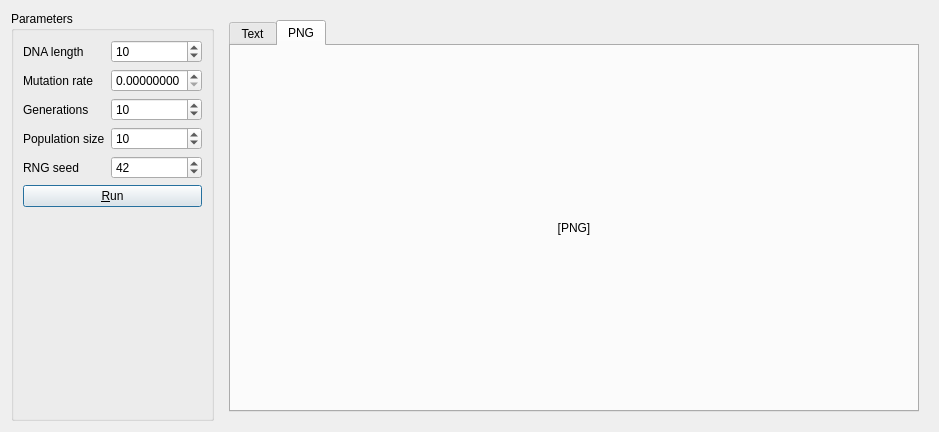
<?xml version="1.0" encoding="UTF-8"?>
<ui version="4.0">
 <class>QtFisherWrighterMainDialog</class>
 <widget class="QDialog" name="QtFisherWrighterMainDialog">
  <property name="geometry">
   <rect>
    <x>0</x>
    <y>0</y>
    <width>939</width>
    <height>432</height>
   </rect>
  </property>
  <property name="windowTitle">
   <string>FisherWrighter</string>
  </property>
  <layout class="QHBoxLayout" name="horizontalLayout_6">
   <item>
    <widget class="QGroupBox" name="box_parameters">
     <property name="sizePolicy">
      <sizepolicy hsizetype="Maximum" vsizetype="Preferred">
       <horstretch>0</horstretch>
       <verstretch>0</verstretch>
      </sizepolicy>
     </property>
     <property name="title">
      <string>Parameters</string>
     </property>
     <layout class="QFormLayout" name="formLayout">
      <item row="0" column="0">
       <widget class="QLabel" name="label_dna_length">
        <property name="text">
         <string>DNA length</string>
        </property>
       </widget>
      </item>
      <item row="0" column="1">
       <widget class="QSpinBox" name="box_dna_length">
        <property name="maximum">
         <number>1000000</number>
        </property>
        <property name="value">
         <number>10</number>
        </property>
       </widget>
      </item>
      <item row="1" column="0">
       <widget class="QLabel" name="label_mutation_rate">
        <property name="text">
         <string>Mutation rate</string>
        </property>
       </widget>
      </item>
      <item row="1" column="1">
       <widget class="QDoubleSpinBox" name="box_mutation_rate">
        <property name="decimals">
         <number>8</number>
        </property>
        <property name="maximum">
         <double>1.000000000000000</double>
        </property>
        <property name="singleStep">
         <double>0.010000000000000</double>
        </property>
        <property name="value">
         <double>0.000000000000000</double>
        </property>
       </widget>
      </item>
      <item row="2" column="0">
       <widget class="QLabel" name="label_n_generations">
        <property name="text">
         <string>Generations</string>
        </property>
       </widget>
      </item>
      <item row="2" column="1">
       <widget class="QSpinBox" name="box_n_generation">
        <property name="maximum">
         <number>100000</number>
        </property>
        <property name="value">
         <number>10</number>
        </property>
       </widget>
      </item>
      <item row="3" column="0">
       <widget class="QLabel" name="label_pop_size">
        <property name="text">
         <string>Population size</string>
        </property>
       </widget>
      </item>
      <item row="3" column="1">
       <widget class="QSpinBox" name="box_pop_size">
        <property name="maximum">
         <number>10000</number>
        </property>
        <property name="value">
         <number>10</number>
        </property>
       </widget>
      </item>
      <item row="4" column="0">
       <widget class="QLabel" name="label_seed">
        <property name="text">
         <string>RNG seed</string>
        </property>
       </widget>
      </item>
      <item row="4" column="1">
       <widget class="QSpinBox" name="box_seed">
        <property name="maximum">
         <number>999999999</number>
        </property>
        <property name="value">
         <number>42</number>
        </property>
       </widget>
      </item>
      <item row="5" column="0" colspan="2">
       <widget class="QPushButton" name="button_run">
        <property name="text">
         <string>&amp;Run</string>
        </property>
       </widget>
      </item>
     </layout>
    </widget>
   </item>
   <item>
    <widget class="QWidget" name="widget_right" native="true">
     <layout class="QGridLayout" name="gridLayout">
      <item row="0" column="0">
       <widget class="QTabWidget" name="tabWidget">
        <property name="currentIndex">
         <number>1</number>
        </property>
        <widget class="QWidget" name="tab_text">
         <attribute name="title">
          <string>Text</string>
         </attribute>
         <layout class="QGridLayout" name="gridLayout_2">
          <item row="1" column="0">
           <widget class="QLineEdit" name="line_newick">
            <property name="readOnly">
             <bool>true</bool>
            </property>
           </widget>
          </item>
          <item row="0" column="0">
           <widget class="QLabel" name="label_newick">
            <property name="text">
             <string>Full predigree as Newick</string>
            </property>
           </widget>
          </item>
          <item row="3" column="0">
           <widget class="QPlainTextEdit" name="text_newick">
            <property name="font">
             <font>
              <family>Courier New</family>
             </font>
            </property>
            <property name="readOnly">
             <bool>true</bool>
            </property>
           </widget>
          </item>
          <item row="2" column="0">
           <widget class="QLabel" name="label_2">
            <property name="text">
             <string>Full pedigree as text phylogeny</string>
            </property>
           </widget>
          </item>
         </layout>
        </widget>
        <widget class="QWidget" name="tab_png">
         <attribute name="title">
          <string>PNG</string>
         </attribute>
         <layout class="QGridLayout" name="gridLayout_3">
          <item row="0" column="0">
           <widget class="QLabel" name="png_pedigree">
            <property name="text">
             <string>[PNG]</string>
            </property>
            <property name="alignment">
             <set>Qt::AlignCenter</set>
            </property>
           </widget>
          </item>
         </layout>
        </widget>
       </widget>
      </item>
     </layout>
    </widget>
   </item>
  </layout>
 </widget>
 <resources/>
 <connections/>
</ui>
